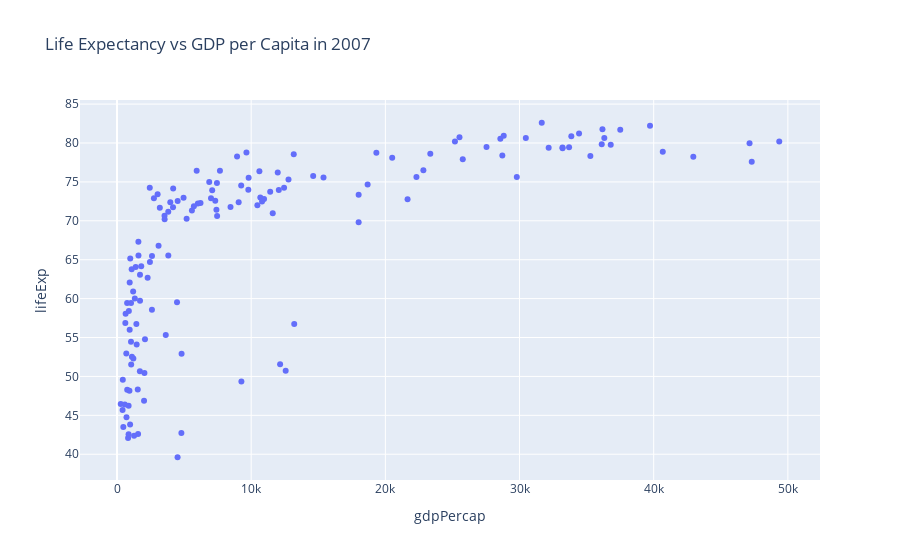

Write notebook code for a chart like this one.
### Code cell
fig = px.scatter(
    df.query("year == 2007"),
    x="gdpPercap",
    y="lifeExp",
    hover_name="country",
    title="Life Expectancy vs GDP per Capita in 2007"
)
fig.show()

### Figure 1 — Plotly figure (JSON) as saved in the notebook; plotly's stock layout.template omitted (floating-point values rounded to 4 significant figures; data arrays with more than 128 entries replaced by an {"elided": "..."} marker saying what was removed)
{"data": [{"hovertemplate": "<b>%{hovertext}</b><br><br>gdpPercap=%{x}<br>lifeExp=%{y}<extra></extra>", "hovertext": {"elided": "142 str values"}, "legendgroup": "", "marker": {"color": "#636efa", "symbol": "circle"}, "mode": "markers", "name": "", "orientation": "v", "showlegend": false, "type": "scatter", "x": {"elided": "142 float values"}, "xaxis": "x", "y": {"elided": "142 float values"}, "yaxis": "y"}], "layout": {"legend": {"tracegroupgap": 0}, "title": {"text": "Life Expectancy vs GDP per Capita in 2007"}, "xaxis": {"anchor": "y", "domain": [0, 1], "title": {"text": "gdpPercap"}}, "yaxis": {"anchor": "x", "domain": [0, 1], "title": {"text": "lifeExp"}}}}
